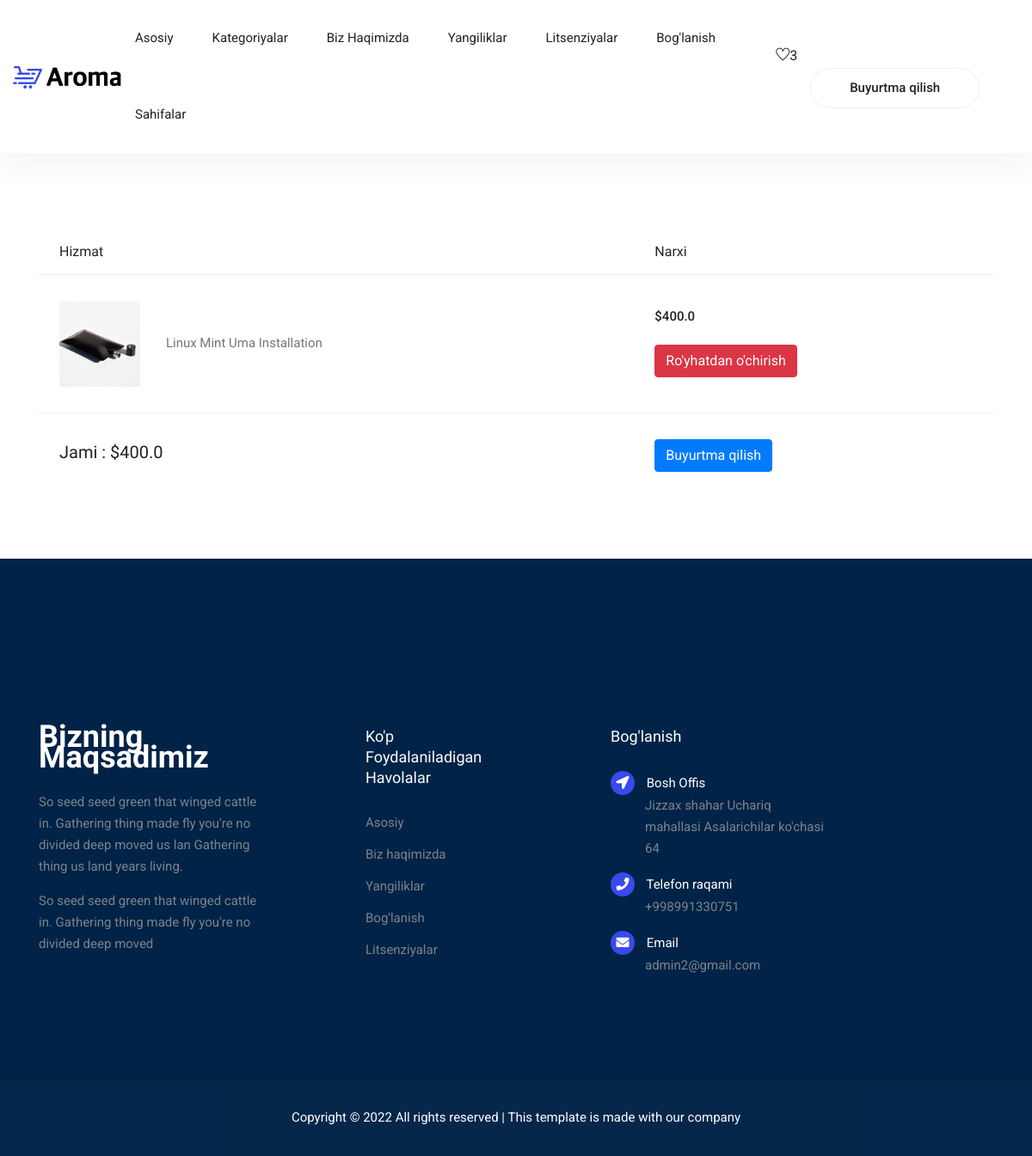
/shopcart/ (signed in), run on an earlier commit of the app's database.
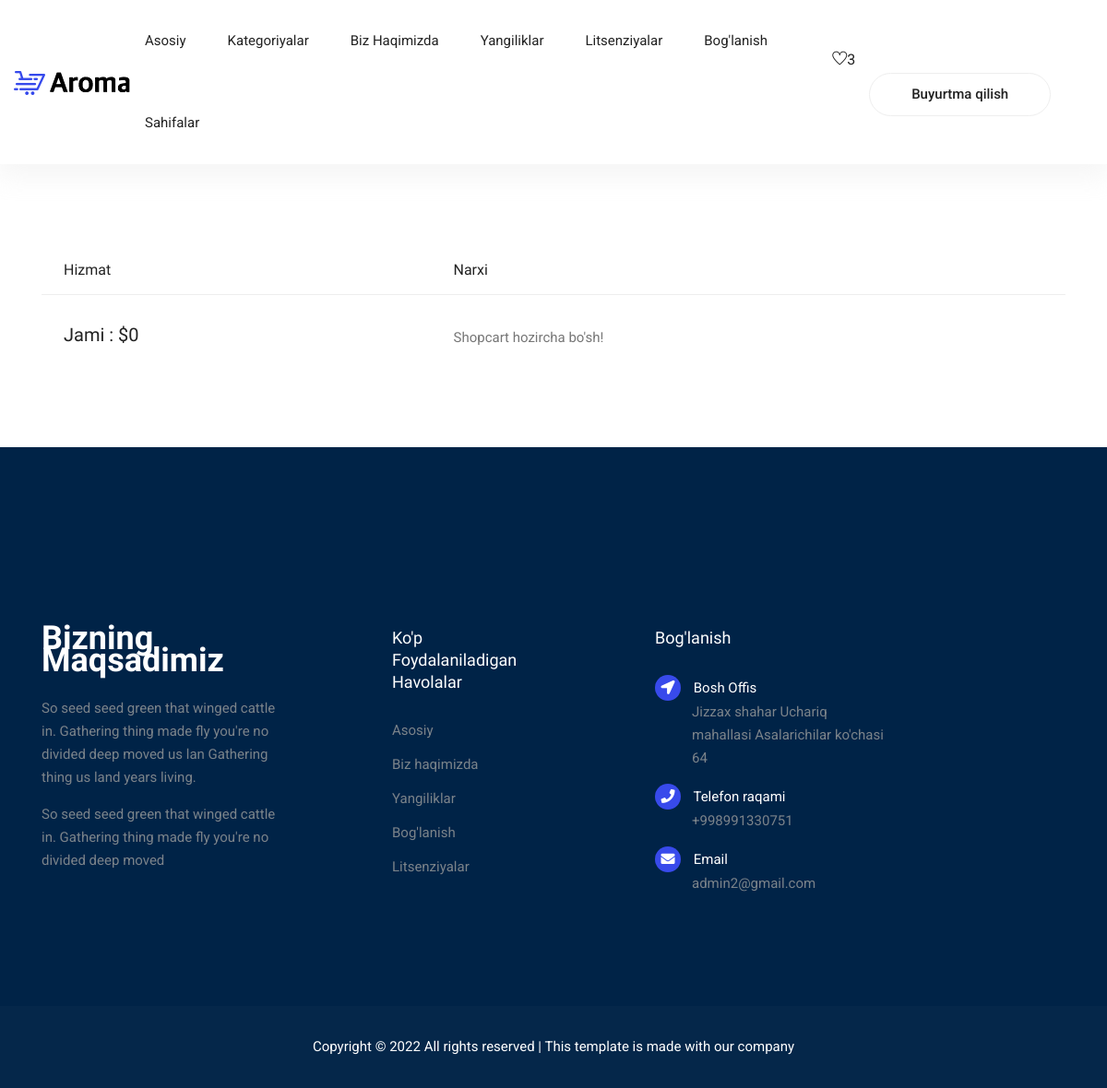
And on a later commit of the database.
### order/models.py (models this page shows, shortened)
class ShopCart(models.Model):
    user = models.ForeignKey(User,on_delete=models.SET_NULL,null=True)
    product = models.ForeignKey(Product,on_delete=models.SET_NULL,null=True)

### product/models.py (models this page shows, shortened)
class Product(models.Model):
    STATUS = (
        ('True','Mavjud'),
        ('False','Mavjud emas'),
    )
    category = models.ForeignKey(Category,on_delete=models.CASCADE)
    title = models.CharField(max_length=222,unique=True)
    keywords = models.CharField(max_length=222,unique=True)
    description = models.CharField(max_length=222,blank=True)
    image = models.ImageField(upload_to='product_main/',blank=True)
    price = models.FloatField()
    detail = RichTextUploadingField()
    slug = models.SlugField(null=False,unique=True)
    status = models.CharField(max_length=15,choices=STATUS)
    create_at = models.DateTimeField(auto_now_add=True)
    update_at = models.DateTimeField(auto_now=True)
    def image_tag(self):
        return mark_safe('<img src="{}" height="50">'.format(self.image.url))
    image_tag.short_description = 'Image'

### home/models.py (models this page shows, shortened)
class Setting(models.Model):
    title = models.CharField(max_length=222)
    keywords = models.CharField(max_length=222)
    description = models.CharField(max_length=222)
    country = models.CharField(max_length=222,blank=True)
    address = models.CharField(max_length=222,blank=True)
    phone = models.CharField(max_length=222, blank=True)
    email = models.EmailField()
    facebook = models.CharField(max_length=222,blank=True)
    instagram = models.CharField(max_length=222,blank=True)
    twitter = models.CharField(max_length=222,blank=True)
    youtube = models.CharField(max_length=222,blank=True)
    aboutus = RichTextUploadingField()
    contact = RichTextUploadingField()
    create_at = models.DateTimeField(auto_now_add=True)
    update_at = models.DateTimeField(auto_now=True)

### order/views.py (the view)
# urls.py: path('shopcart/',OrderViews.shopcart,name='shopcart'),
@login_required(login_url='/userlogin/')
def shopcart(request):
    category = Category.objects.all()
    setting = Setting.objects.all()
    current_user = request.user
    shopcart = ShopCart.objects.filter(user_id=current_user.id)
    total = 0
    for i in shopcart:
        total += i.product.price
    context = {
        'shopcart': shopcart,
        'category': category,
        'total': total,
        'setting': setting,
        'total':total,
    }
    return render(request, 'shopcart.html', context)

### templates/shopcart.html (shortened to what this page needs)
{% extends 'base.html' %}
{% load static %}
{% block body %}
<section class="cart_area">
    <div class="container">
        <div class="cart_inner">
            <div class="table-responsive">
                <table class="table">
                    <thead>
                        <tr>
                            <th scope="col">Hizmat</th>
                            <th scope="col">Narxi</th>
                        </tr>
                    </thead>
                    <tbody>
                        {% for i in shopcart %}
                        <tr>
                            <td>
                                <div class="media">
                                    <div class="d-flex">
                                        <img src="{{i.product.image.url}}" alt="" style="height: 100px;">
                                    </div>
                                    <div class="media-body">
                                        <p>{{i.product.title}}</p>
                                    </div>
                                </div>
                            </td>
                            <td>
                                <h5>${{i.product.price}}</h5><br><a href="{% url 'delete_from_cart' i.id %}"
                                    class="btn btn-danger">Ro'yhatdan o'chirish</a>
                            </td>
                        </tr>
                        {% endfor %}
                        <tr>
                            <td><h4>Jami : ${{total}}</h4></td>
                            {% if total > 0 %}
                            <td><a href="{% url 'orderproduct' %}" class="btn btn-primary">Buyurtma qilish</a></td>
                            {% else %}
                            <td>Shopcart hozircha bo'sh!</td>
                            {% endif %}
                        </tr>
                    </tbody>
                </table>
            </div>
        </div>
    </div>
</section>
{% endblock %}

### templates/footer.html
{% load static %}
<footer class="footer">
    <div class="footer-area">
        <div class="container">
            <div class="row section_gap">
                <div class="col-lg-3 col-md-6 col-sm-6">
                    <div class="single-footer-widget tp_widgets">
                        <h4 class="footer_title large_title">Bizning maqsadimiz</h4>
                        <p>
                            So seed seed green that winged cattle in. Gathering thing made fly you're no
                            divided deep moved us lan Gathering thing us land years living.
                        </p>
                        <p>
                            So seed seed green that winged cattle in. Gathering thing made fly you're no divided deep
                            moved
                        </p>
                    </div>
                </div>
                <div class="offset-lg-1 col-lg-2 col-md-6 col-sm-6">
                    <div class="single-footer-widget tp_widgets">
                        <h4 class="footer_title">Ko'p foydalaniladigan havolalar</h4>
                        <ul class="list">
                            <li><a href="/">Asosiy</a></li>
                            <li><a href="{% url 'aboutus' %}">Biz haqimizda</a></li>
                            <li><a href="{% url 'post' %}">Yangiliklar</a></li>
                            <li><a href="{% url 'contact' %}">Bog'lanish</a></li>
                            <li><a href="{% url 'lic' %}">Litsenziyalar</a></li>
                        </ul>
                    </div>
                </div>
                <div class="offset-lg-1 col-lg-3 col-md-6 col-sm-6">
                    <div class="single-footer-widget tp_widgets">
                        {% for i in setting %}
                        <h4 class="footer_title">Bog'lanish</h4>
                        <div class="ml-40">
                            <p class="sm-head">
                                <span class="fa fa-location-arrow"></span>
                                Bosh Offis
                            </p>
                            <p>{{i.address}}</p>
                            <p class="sm-head">
                                <span class="fa fa-phone"></span>
                                Telefon raqami
                            </p>
                            <p>
                                {{i.phone}}
                            </p>
                            <p class="sm-head">
                                <span class="fa fa-envelope"></span>
                                Email
                            </p>
                            <p>
                                {{i.email}}
                            </p>
                        </div>
                        {% endfor %}
                    </div>
                </div>
            </div>
        </div>
    </div>
    <div class="footer-bottom">
        <div class="container">
            <div class="row d-flex">
                <p class="col-lg-12 footer-text text-center">
                    Copyright &copy;
                    <script>document.write(new Date().getFullYear());</script> All rights reserved | This template is
                    made with our company
                </p>
            </div>
        </div>
    </div>
</footer>

What changed in the data, as far as the page shows it:
removed ShopCart: product.image (picture), product "Linux Mint Uma Installation", product.price "400.0"
Also different on the page:
{{ total }}: "400.0" → "0"
text no longer shown: "Buyurtma qilish"
text now shown: "Shopcart hozircha bo'sh!"
